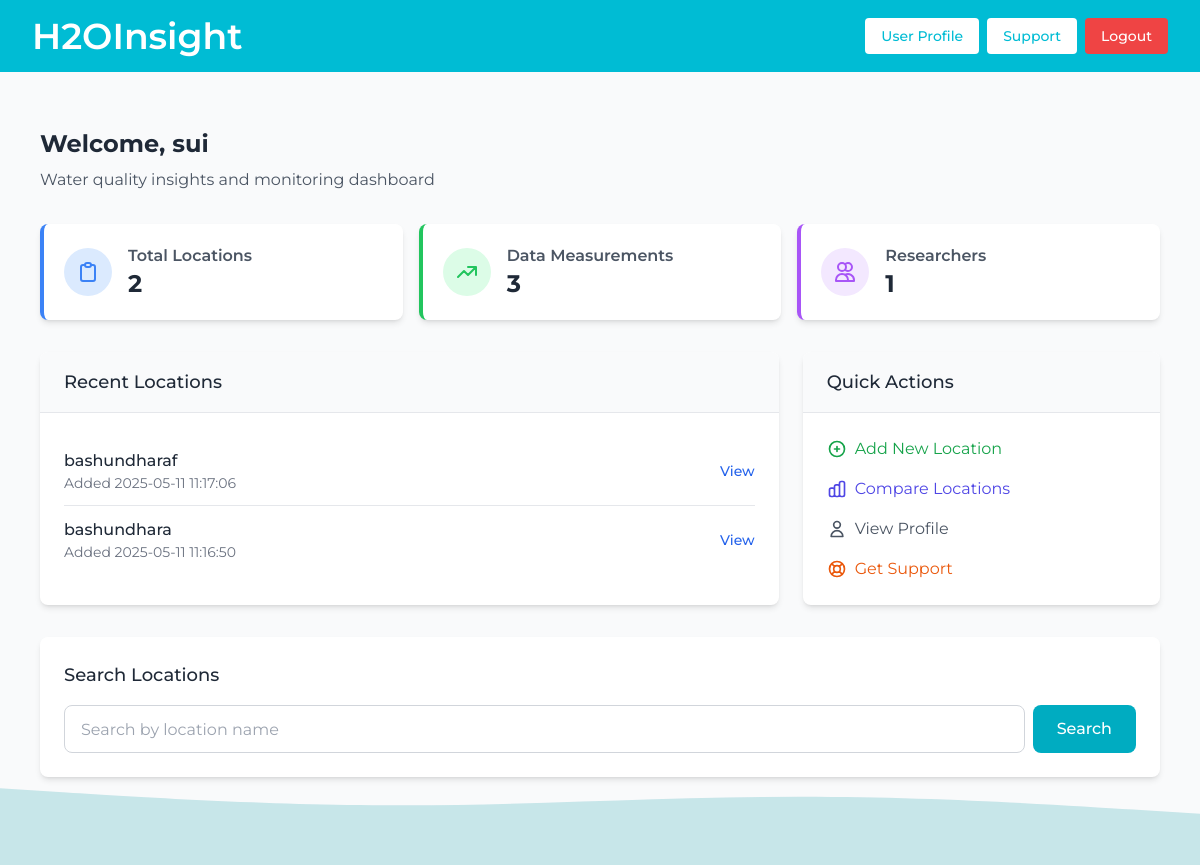
The page / (signed in) on the database its author committed.
### tables this page shows
CREATE TABLE locations (
    location_id INTEGER PRIMARY KEY AUTOINCREMENT,
    user_id INTEGER,
    location_name TEXT NOT NULL,
    description TEXT,
    latitude REAL DEFAULT 0.00,
    longitude REAL DEFAULT 0.00,
    date_submitted TIMESTAMP DEFAULT CURRENT_TIMESTAMP,
    FOREIGN KEY (user_id) REFERENCES users(user_id) ON DELETE SET NULL
);

### app.py (the view, shortened to what this page needs)
@app.route("/", methods=["GET", "POST"])
def index():
    from models.db import get_cursor
    if request.method == "GET":
        if session.get("user_id"):
            cur, db = get_cursor()
            cur.execute("SELECT COUNT(*) FROM locations")
            location_count = cur.fetchone()[0]
            cur.execute("SELECT COUNT(*) FROM data")
            measurement_count = cur.fetchone()[0]
            cur.execute("SELECT COUNT(*) FROM users WHERE user_type = 'R'")
            researcher_count = cur.fetchone()[0]
            cur.execute("SELECT location_id, location_name, date_submitted FROM locations ORDER BY date_submitted DESC LIMIT 5")
            recent_locations_raw = cur.fetchall()
            recent_locations = []
            for loc in recent_locations_raw:
                recent_locations.append({
                    "location_id": loc[0],
                    "location_name": loc[1],
                    "date_submitted": loc[2]
                })
            cur.close()
            db.close()
            return render_template(
                "index.html",
                location_count=location_count,
                measurement_count=measurement_count,
                researcher_count=researcher_count,
                recent_locations=recent_locations
            )
        else:
            return redirect("/login")

### models/db.py (called while the page is built)
def get_cursor(dictionary=False):
    db = sqlite3.connect(DB_PATH)
    db.execute("PRAGMA foreign_keys = ON")
    if dictionary:
        db.row_factory = sqlite3.Row
    cur = db.cursor()
    return cur, db

### templates/index.html (shortened to what this page needs)
{% extends "layout.html" %}
{% block main %}
    {% if session["user_id"] %}
    <div class="max-w-6xl mx-auto px-4 py-8">
        <div class="mb-8">
            <h1 class="text-2xl font-bold text-gray-800 mb-2">Welcome, {{ session.get("user_name") }}</h1>
            <p class="text-gray-600">Water quality insights and monitoring dashboard</p>
        </div>
        <div class="grid grid-cols-1 md:grid-cols-3 gap-4 mb-8">
            <div class="bg-white rounded-lg shadow-md overflow-hidden border-l-4 border-blue-500">
                <div class="p-5">
                    <div class="flex items-center">
                        <div class="flex-shrink-0 bg-blue-100 rounded-full p-3">
                        </div>
                        <div class="ml-4">
                            <h2 class="font-semibold text-gray-600">Total Locations</h2>
                            <p class="text-2xl font-bold text-gray-800">{{ location_count }}</p>
                        </div>
                    </div>
                </div>
            </div>
            <div class="bg-white rounded-lg shadow-md overflow-hidden border-l-4 border-green-500">
                <div class="p-5">
                    <div class="flex items-center">
                        <div class="flex-shrink-0 bg-green-100 rounded-full p-3">
                            <svg class="w-6 h-6 text-green-500" fill="none" stroke="currentColor" viewBox="0 0 24 24" xmlns="http://www.w3.org/2000/svg">
                                <path stroke-linecap="round" stroke-linejoin="round" stroke-width="2" d="M13 7h8m0 0v8m0-8l-8 8-4-4-6 6"></path>
                            </svg>
                        </div>
                        <div class="ml-4">
                            <h2 class="font-semibold text-gray-600">Data Measurements</h2>
                            <p class="text-2xl font-bold text-gray-800">{{ measurement_count }}</p>
                        </div>
                    </div>
                </div>
            </div>
            <div class="bg-white rounded-lg shadow-md overflow-hidden border-l-4 border-purple-500">
                <div class="p-5">
                    <div class="flex items-center">
                        <div class="flex-shrink-0 bg-purple-100 rounded-full p-3">
                        </div>
                        <div class="ml-4">
                            <h2 class="font-semibold text-gray-600">Researchers</h2>
                            <p class="text-2xl font-bold text-gray-800">{{ researcher_count }}</p>
                        </div>
                    </div>
                </div>
            </div>
        </div>
        <div class="grid grid-cols-1 lg:grid-cols-3 gap-6 mb-8">
            <div class="lg:col-span-2 bg-white rounded-lg shadow-md overflow-hidden">
                <div class="px-6 py-4 bg-gray-50 border-b border-gray-200">
                    <h3 class="text-lg font-medium text-gray-800">Recent Locations</h3>
                </div>
                <div class="p-6">
                    {% if recent_locations %}
                        <div class="divide-y divide-gray-200">
                            {% for location in recent_locations %}
                                <div class="py-3 flex justify-between items-center">
                                    <div>
                                        <h4 class="font-medium text-gray-800">{{ location.location_name }}</h4>
                                        <p class="text-sm text-gray-500">Added
                                            {% if location.date_submitted is string %}
                                                {{ location.date_submitted }}
                                            {% else %}
                                                {{ location.date_submitted.strftime('%Y-%m-%d') if location.date_submitted else 'N/A' }}
                                            {% endif %}
                                        </p>
                                    </div>
                                    <a href="{{ url_for('locations.view', location_id=location.location_id) }}" class="text-blue-600 hover:text-blue-800 text-sm font-medium">View</a>
                                </div>
                            {% endfor %}
                        </div>
                    {% else %}
                        <p class="text-gray-500 text-center py-4">No recent locations found</p>
                    {% endif %}
                </div>
            </div>
            <div class="bg-white rounded-lg shadow-md overflow-hidden">
                <div class="px-6 py-4 bg-gray-50 border-b border-gray-200">
                    <h3 class="text-lg font-medium text-gray-800">Quick Actions</h3>
                </div>
                <div class="p-6 space-y-4">
                    {% if (session["user_type"] == "A") or (session["user_type"] == "R") %}
                    <a href="{{ url_for('locations.add_location') }}" class="flex items-center text-green-600 hover:text-green-800">
                        <svg class="w-5 h-5 mr-2" fill="none" stroke="currentColor" viewBox="0 0 24 24" xmlns="http://www.w3.org/2000/svg">
                            <path stroke-linecap="round" stroke-linejoin="round" stroke-width="2" d="M12 9v3m0 0v3m0-3h3m-3 0H9m12 0a9 9 0 11-18 0 9 9 0 0118 0z"></path>
                        </svg>
                        Add New Location
                    </a>
                    {% endif %}
                    <a href="{{ url_for('data.compare_between_locations') }}" class="flex items-center text-indigo-600 hover:text-indigo-800">
                        Compare Locations
                    </a>
                    <a href="{{ url_for('profile.profile') }}" class="flex items-center text-gray-600 hover:text-gray-800">
                        <svg class="w-5 h-5 mr-2" fill="none" stroke="currentColor" viewBox="0 0 24 24" xmlns="http://www.w3.org/2000/svg">
                            <path stroke-linecap="round" stroke-linejoin="round" stroke-width="2" d="M16 7a4 4 0 11-8 0 4 4 0 018 0zM12 14a7 7 0 00-7 7h14a7 7 0 00-7-7z"></path>
                        </svg>
                        View Profile
                    </a>
                    <a href="{{ url_for('support.support') }}" class="flex items-center text-orange-600 hover:text-orange-800">
                        Get Support
                    </a>
                </div>
            </div>
        </div>
        <div class="bg-white rounded-lg shadow-md p-6 mb-8">
            <h3 class="text-lg font-medium text-gray-800 mb-4">Search Locations</h3>
            <form action="" method="POST" class="flex flex-col sm:flex-row">
                <div class="relative flex-grow">
                    <input type="search"
                           class="w-full h-12 px-4 rounded-lg border border-gray-300 focus:outline-none focus:ring-2 focus:ring-primary-500 focus:border-transparent transition"
                           placeholder="Search by location name"
                           required
                           name="q">
                </div>
                <button type="submit" class="mt-2 sm:mt-0 sm:ml-2 px-6 py-3 bg-primary-600 hover:bg-primary-700 text-white font-medium rounded-lg transition-colors duration-200 focus:outline-none focus:ring-2 focus:ring-primary-500 focus:ring-offset-2">
                    Search
                </button>
            </form>
        </div>
    </div>
    <div class="fixed bottom-0 left-0 right-0 h-32 -z-10 opacity-20">
    </div>
    {% endif %}
{% endblock %}

### rows shown on the page
locations: location_name "bashundharaf", date_submitted "2025-05-11 11:17:06"
locations: location_name "bashundhara", date_submitted "2025-05-11 11:16:50"

### other values the page prints
{{ session.get("user_name") }} "sui"
{{ location_count }} "2"
{{ measurement_count }} "3"
{{ researcher_count }} "1"
